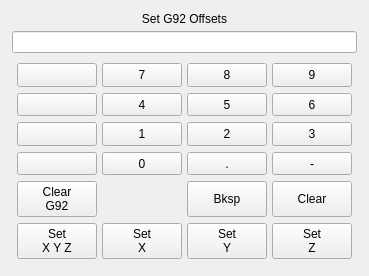
<?xml version="1.0" encoding="UTF-8"?>
<ui version="4.0">
 <class>Form</class>
 <widget class="QWidget" name="Form">
  <property name="geometry">
   <rect>
    <x>0</x>
    <y>0</y>
    <width>365</width>
    <height>276</height>
   </rect>
  </property>
  <property name="windowTitle">
   <string>Form</string>
  </property>
  <layout class="QVBoxLayout" name="verticalLayout">
   <item>
    <widget class="VCPWidget" name="g92Widget">
     <property name="rules" stdset="0">
      <string>[{&quot;channels&quot;: [{&quot;url&quot;: &quot;status:all_axes_homed&quot;, &quot;trigger&quot;: true}], &quot;property&quot;: &quot;Enable&quot;, &quot;expression&quot;: &quot;ch[0]&quot;, &quot;name&quot;: &quot;New Rule&quot;}]</string>
     </property>
     <layout class="QGridLayout" name="gridLayout_18">
      <property name="leftMargin">
       <number>1</number>
      </property>
      <property name="topMargin">
       <number>1</number>
      </property>
      <property name="rightMargin">
       <number>1</number>
      </property>
      <property name="bottomMargin">
       <number>1</number>
      </property>
      <property name="spacing">
       <number>5</number>
      </property>
      <item row="0" column="0" colspan="2">
       <widget class="QLabel" name="label_21">
        <property name="sizePolicy">
         <sizepolicy hsizetype="Preferred" vsizetype="Fixed">
          <horstretch>0</horstretch>
          <verstretch>0</verstretch>
         </sizepolicy>
        </property>
        <property name="text">
         <string>Set G92 Offsets</string>
        </property>
        <property name="alignment">
         <set>Qt::AlignCenter</set>
        </property>
       </widget>
      </item>
      <item row="1" column="0" colspan="2">
       <widget class="QLineEdit" name="g92OffsetsLbl">
        <property name="readOnly">
         <bool>true</bool>
        </property>
       </widget>
      </item>
      <item row="2" column="0" colspan="2">
       <widget class="QWidget" name="g92Keypad" native="true">
        <layout class="QGridLayout" name="gridLayout_8">
         <property name="leftMargin">
          <number>5</number>
         </property>
         <property name="topMargin">
          <number>5</number>
         </property>
         <property name="rightMargin">
          <number>5</number>
         </property>
         <property name="bottomMargin">
          <number>5</number>
         </property>
         <property name="horizontalSpacing">
          <number>5</number>
         </property>
         <item row="1" column="2">
          <widget class="QPushButton" name="pushButton_107">
           <property name="sizePolicy">
            <sizepolicy hsizetype="Minimum" vsizetype="Expanding">
             <horstretch>0</horstretch>
             <verstretch>0</verstretch>
            </sizepolicy>
           </property>
           <property name="text">
            <string>5</string>
           </property>
           <attribute name="buttonGroup">
            <string notr="true">keypad</string>
           </attribute>
          </widget>
         </item>
         <item row="1" column="1">
          <widget class="QPushButton" name="pushButton_106">
           <property name="sizePolicy">
            <sizepolicy hsizetype="Minimum" vsizetype="Expanding">
             <horstretch>0</horstretch>
             <verstretch>0</verstretch>
            </sizepolicy>
           </property>
           <property name="text">
            <string>4</string>
           </property>
           <attribute name="buttonGroup">
            <string notr="true">keypad</string>
           </attribute>
          </widget>
         </item>
         <item row="3" column="1">
          <widget class="QPushButton" name="pushButton_21">
           <property name="sizePolicy">
            <sizepolicy hsizetype="Minimum" vsizetype="Expanding">
             <horstretch>0</horstretch>
             <verstretch>0</verstretch>
            </sizepolicy>
           </property>
           <property name="text">
            <string>0</string>
           </property>
           <attribute name="buttonGroup">
            <string notr="true">keypad</string>
           </attribute>
          </widget>
         </item>
         <item row="2" column="0">
          <widget class="QPushButton" name="pushButton_35">
           <property name="sizePolicy">
            <sizepolicy hsizetype="Minimum" vsizetype="Expanding">
             <horstretch>0</horstretch>
             <verstretch>0</verstretch>
            </sizepolicy>
           </property>
           <property name="text">
            <string/>
           </property>
          </widget>
         </item>
         <item row="0" column="3">
          <widget class="QPushButton" name="pushButton_103">
           <property name="sizePolicy">
            <sizepolicy hsizetype="Minimum" vsizetype="Expanding">
             <horstretch>0</horstretch>
             <verstretch>0</verstretch>
            </sizepolicy>
           </property>
           <property name="text">
            <string>9</string>
           </property>
           <attribute name="buttonGroup">
            <string notr="true">keypad</string>
           </attribute>
          </widget>
         </item>
         <item row="1" column="3">
          <widget class="QPushButton" name="pushButton_108">
           <property name="sizePolicy">
            <sizepolicy hsizetype="Minimum" vsizetype="Expanding">
             <horstretch>0</horstretch>
             <verstretch>0</verstretch>
            </sizepolicy>
           </property>
           <property name="text">
            <string>6</string>
           </property>
           <attribute name="buttonGroup">
            <string notr="true">keypad</string>
           </attribute>
          </widget>
         </item>
         <item row="0" column="1">
          <widget class="QPushButton" name="pushButton_101">
           <property name="sizePolicy">
            <sizepolicy hsizetype="Minimum" vsizetype="Expanding">
             <horstretch>0</horstretch>
             <verstretch>0</verstretch>
            </sizepolicy>
           </property>
           <property name="text">
            <string>7</string>
           </property>
           <attribute name="buttonGroup">
            <string notr="true">keypad</string>
           </attribute>
          </widget>
         </item>
         <item row="2" column="1">
          <widget class="QPushButton" name="pushButton_99">
           <property name="sizePolicy">
            <sizepolicy hsizetype="Minimum" vsizetype="Expanding">
             <horstretch>0</horstretch>
             <verstretch>0</verstretch>
            </sizepolicy>
           </property>
           <property name="text">
            <string>1</string>
           </property>
           <attribute name="buttonGroup">
            <string notr="true">keypad</string>
           </attribute>
          </widget>
         </item>
         <item row="0" column="0">
          <widget class="QPushButton" name="pushButton_100">
           <property name="sizePolicy">
            <sizepolicy hsizetype="Minimum" vsizetype="Expanding">
             <horstretch>0</horstretch>
             <verstretch>0</verstretch>
            </sizepolicy>
           </property>
           <property name="text">
            <string/>
           </property>
          </widget>
         </item>
         <item row="1" column="0">
          <widget class="QPushButton" name="pushButton_105">
           <property name="sizePolicy">
            <sizepolicy hsizetype="Minimum" vsizetype="Expanding">
             <horstretch>0</horstretch>
             <verstretch>0</verstretch>
            </sizepolicy>
           </property>
           <property name="text">
            <string/>
           </property>
          </widget>
         </item>
         <item row="0" column="2">
          <widget class="QPushButton" name="pushButton_102">
           <property name="sizePolicy">
            <sizepolicy hsizetype="Minimum" vsizetype="Expanding">
             <horstretch>0</horstretch>
             <verstretch>0</verstretch>
            </sizepolicy>
           </property>
           <property name="text">
            <string>8</string>
           </property>
           <attribute name="buttonGroup">
            <string notr="true">keypad</string>
           </attribute>
          </widget>
         </item>
         <item row="2" column="3">
          <widget class="QPushButton" name="pushButton_50">
           <property name="sizePolicy">
            <sizepolicy hsizetype="Minimum" vsizetype="Expanding">
             <horstretch>0</horstretch>
             <verstretch>0</verstretch>
            </sizepolicy>
           </property>
           <property name="text">
            <string>3</string>
           </property>
           <attribute name="buttonGroup">
            <string notr="true">keypad</string>
           </attribute>
          </widget>
         </item>
         <item row="3" column="2">
          <widget class="QPushButton" name="pushButton_31">
           <property name="sizePolicy">
            <sizepolicy hsizetype="Minimum" vsizetype="Expanding">
             <horstretch>0</horstretch>
             <verstretch>0</verstretch>
            </sizepolicy>
           </property>
           <property name="text">
            <string>.</string>
           </property>
           <attribute name="buttonGroup">
            <string notr="true">keypad</string>
           </attribute>
          </widget>
         </item>
         <item row="4" column="3">
          <widget class="QPushButton" name="g92ClearBtn">
           <property name="sizePolicy">
            <sizepolicy hsizetype="Minimum" vsizetype="Expanding">
             <horstretch>0</horstretch>
             <verstretch>0</verstretch>
            </sizepolicy>
           </property>
           <property name="text">
            <string>Clear</string>
           </property>
          </widget>
         </item>
         <item row="4" column="0">
          <widget class="MDIButton" name="mdibutton_11">
           <property name="sizePolicy">
            <sizepolicy hsizetype="Minimum" vsizetype="Expanding">
             <horstretch>0</horstretch>
             <verstretch>0</verstretch>
            </sizepolicy>
           </property>
           <property name="text">
            <string>Clear
G92</string>
           </property>
           <property name="MDICommand" stdset="0">
            <string>G92.1</string>
           </property>
          </widget>
         </item>
         <item row="4" column="2">
          <widget class="QPushButton" name="g92BkspBtn">
           <property name="sizePolicy">
            <sizepolicy hsizetype="Minimum" vsizetype="Expanding">
             <horstretch>0</horstretch>
             <verstretch>0</verstretch>
            </sizepolicy>
           </property>
           <property name="text">
            <string>Bksp</string>
           </property>
          </widget>
         </item>
         <item row="3" column="0">
          <widget class="QPushButton" name="pushButton_22">
           <property name="sizePolicy">
            <sizepolicy hsizetype="Minimum" vsizetype="Expanding">
             <horstretch>0</horstretch>
             <verstretch>0</verstretch>
            </sizepolicy>
           </property>
           <property name="text">
            <string/>
           </property>
          </widget>
         </item>
         <item row="2" column="2">
          <widget class="QPushButton" name="pushButton_45">
           <property name="sizePolicy">
            <sizepolicy hsizetype="Minimum" vsizetype="Expanding">
             <horstretch>0</horstretch>
             <verstretch>0</verstretch>
            </sizepolicy>
           </property>
           <property name="text">
            <string>2</string>
           </property>
           <attribute name="buttonGroup">
            <string notr="true">keypad</string>
           </attribute>
          </widget>
         </item>
         <item row="3" column="3">
          <widget class="QPushButton" name="pushButton_104">
           <property name="sizePolicy">
            <sizepolicy hsizetype="Minimum" vsizetype="Expanding">
             <horstretch>0</horstretch>
             <verstretch>0</verstretch>
            </sizepolicy>
           </property>
           <property name="text">
            <string>-</string>
           </property>
           <attribute name="buttonGroup">
            <string notr="true">keypad</string>
           </attribute>
          </widget>
         </item>
         <item row="5" column="0">
          <widget class="MDIButton" name="mdibutton_7">
           <property name="sizePolicy">
            <sizepolicy hsizetype="Minimum" vsizetype="Expanding">
             <horstretch>0</horstretch>
             <verstretch>0</verstretch>
            </sizepolicy>
           </property>
           <property name="text">
            <string>Set
X Y Z</string>
           </property>
          </widget>
         </item>
         <item row="5" column="1">
          <widget class="MDIButton" name="mdibutton_8">
           <property name="sizePolicy">
            <sizepolicy hsizetype="Minimum" vsizetype="Expanding">
             <horstretch>0</horstretch>
             <verstretch>0</verstretch>
            </sizepolicy>
           </property>
           <property name="text">
            <string>Set
X</string>
           </property>
          </widget>
         </item>
         <item row="5" column="2">
          <widget class="MDIButton" name="mdibutton_9">
           <property name="sizePolicy">
            <sizepolicy hsizetype="Minimum" vsizetype="Expanding">
             <horstretch>0</horstretch>
             <verstretch>0</verstretch>
            </sizepolicy>
           </property>
           <property name="text">
            <string>Set
Y</string>
           </property>
          </widget>
         </item>
         <item row="5" column="3">
          <widget class="MDIButton" name="mdibutton_10">
           <property name="sizePolicy">
            <sizepolicy hsizetype="Minimum" vsizetype="Expanding">
             <horstretch>0</horstretch>
             <verstretch>0</verstretch>
            </sizepolicy>
           </property>
           <property name="text">
            <string>Set
Z</string>
           </property>
          </widget>
         </item>
        </layout>
       </widget>
      </item>
     </layout>
    </widget>
   </item>
  </layout>
 </widget>
 <customwidgets>
  <customwidget>
   <class>VCPWidget</class>
   <extends>QWidget</extends>
   <header>qtpyvcp.widgets.containers.widget</header>
   <container>1</container>
  </customwidget>
  <customwidget>
   <class>MDIButton</class>
   <extends>QPushButton</extends>
   <header>qtpyvcp.widgets.button_widgets.mdi_button</header>
  </customwidget>
 </customwidgets>
 <resources/>
 <connections>
  <connection>
   <sender>g92ClearBtn</sender>
   <signal>clicked()</signal>
   <receiver>g92OffsetsLbl</receiver>
   <slot>clear()</slot>
   <hints>
    <hint type="sourcelabel">
     <x>304</x>
     <y>203</y>
    </hint>
    <hint type="destinationlabel">
     <x>116</x>
     <y>42</y>
    </hint>
   </hints>
  </connection>
 </connections>
 <buttongroups>
  <buttongroup name="keypad"/>
 </buttongroups>
</ui>
